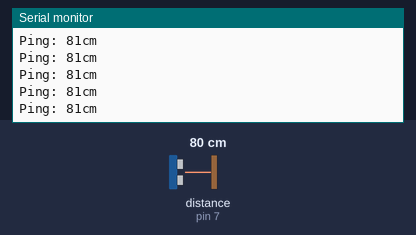
This sketch was run on a simulated Arduino Uno, built with avr-gcc and run on an emulated ATmega328P. Shown: the last lines printed to the serial monitor. The test bench sets the inputs (shaded band); at power-on: distance to the obstacle (sensor on pin 7) 80 cm. The echo pulse lasts 58.3 µs per cm.

Above: at 1.3 s.
1.4 s: distance to the obstacle (sensor on pin 7) set to 2 cm
At 1.71 s:
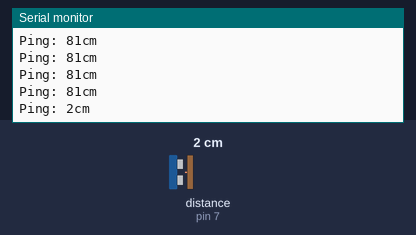
2.9 s: distance to the obstacle (sensor on pin 7) set to 4 cm
At 2.96 s:
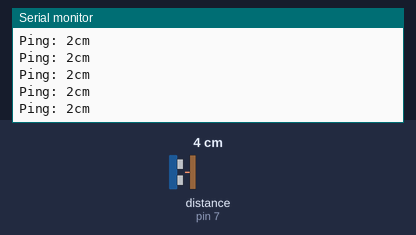
Timing chart, 0 to 5.9 s (numbered marks = the images above; inputs shaded):
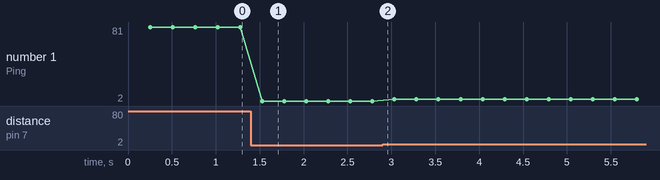

The sketch:

NewPingExample.ino
```cpp
// ---------------------------------------------------------------------------
// Example NewPing library sketch that does a ping about 20 times per second.
// ---------------------------------------------------------------------------

#include <NewPing.h>

#define TRIGGER_PIN  6  // Arduino pin tied to trigger pin on the ultrasonic sensor.
#define ECHO_PIN     7  // Arduino pin tied to echo pin on the ultrasonic sensor.
#define MAX_DISTANCE 300 // Maximum distance we want to ping for (in centimeters). Maximum sensor distance is rated at 400-500cm.

NewPing sonar(TRIGGER_PIN, ECHO_PIN, MAX_DISTANCE); // NewPing setup of pins and maximum distance.

void setup() {
  Serial.begin(115200); // Open serial monitor at 115200 baud to see ping results.
}

void loop() {
  delay(250);                      // Wait 50ms between pings (about 20 pings/sec). 29ms should be the shortest delay between pings.
  unsigned int uS = sonar.ping(); // Send ping, get ping time in microseconds (uS).
  Serial.print("Ping: ");
  Serial.print(uS / US_ROUNDTRIP_CM); // Convert ping time to distance in cm and print result (0 = outside set distance range)
  Serial.println("cm");
}
```

Measured:
- after the input at 1.4 s, the serial monitor: prints a new line after 0.13 s (image 1)
- plotted number 1: 81 → 2 after the input at 1.4 s, 2 → 4 after the input at 2.9 s
